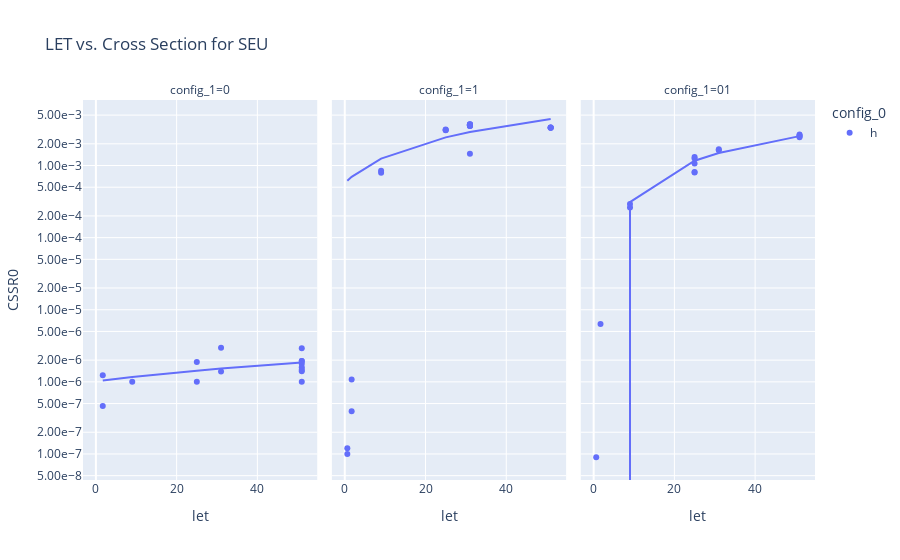

The notebook cell this image was saved under:
### Code cell
fig = px.scatter(seu_subset,
           x="let",
           y="CSSR0",
           color="config_0",
           title="LET vs. Cross Section for SEU",
           hover_data=["run", "config_1"], log_y=True,
           facet_col="config_1",
           trendline="ols"#, trendline_options=dict(log_y=True)
    )
    
fig.update_layout(yaxis_tickformat=".2e")
# show weibull fit on plot
fig.show()

### Figure 1 — Plotly figure (JSON) as saved in the notebook; plotly's stock layout.template omitted (floating-point values rounded to 4 significant figures)
{"data": [{"customdata": [[0, "0"], [24, "0"], [26, "0"], [30, "0"], [31, "0"], [50, "0"], [52, "0"], [53, "0"], [55, "0"], [56, "0"], [58, "0"], [59, "0"], [72, "0"], [73, "0"], [74, "0"]], "hovertemplate": "config_0=h<br>config_1=%{customdata[1]}<br>let=%{x}<br>CSSR0=%{y}<br>run=%{customdata[0]}<extra></extra>", "legendgroup": "h", "marker": {"color": "#636efa", "symbol": "circle"}, "mode": "markers", "name": "h", "orientation": "v", "showlegend": true, "type": "scatter", "x": [25, 9, 25, 31, 31, 51, 51, 51, 51, 51, 51, 51, 51, 1.7, 1.7], "xaxis": "x", "y": [1.887e-06, 1e-06, 1e-06, 2.97e-06, 1.386e-06, 1.4e-06, 1.786e-06, 1.587e-06, 2.927e-06, 1.471e-06, 1.951e-06, 1.951e-06, 1e-06, 4.63e-07, 1.23e-06], "yaxis": "y"}, {"hovertemplate": "<b>OLS trendline</b><br>CSSR0 = 1.63733e-08 * let + 1.01946e-06<br>R<sup>2</sup>=0.209560<br><br>config_0=h<br>config_1=0<br>let=%{x}<br>CSSR0=%{y} <b>(trend)</b><extra></extra>", "legendgroup": "h", "marker": {"color": "#636efa", "symbol": "circle"}, "mode": "lines", "name": "h", "showlegend": false, "type": "scatter", "x": [1.7, 1.7, 9, 25, 25, 31, 31, 51, 51, 51, 51, 51, 51, 51, 51], "xaxis": "x", "y": [1.047e-06, 1.047e-06, 1.167e-06, 1.429e-06, 1.429e-06, 1.527e-06, 1.527e-06, 1.854e-06, 1.854e-06, 1.854e-06, 1.854e-06, 1.854e-06, 1.854e-06, 1.854e-06, 1.854e-06], "yaxis": "y"}, {"customdata": [[2, "1"], [6, "1"], [23, "1"], [25, "1"], [28, "1"], [32, "1"], [33, "1"], [34, "1"], [35, "1"], [36, "1"], [37, "1"], [38, "1"], [39, "1"], [40, "1"], [41, "1"], [42, "1"], [60, "1"], [61, "1"], [62, "1"], [63, "1"], [75, "1"], [76, "1"], [80, "1"], [81, "1"]], "hovertemplate": "config_0=h<br>config_1=%{customdata[1]}<br>let=%{x}<br>CSSR0=%{y}<br>run=%{customdata[0]}<extra></extra>", "legendgroup": "h", "marker": {"color": "#636efa", "symbol": "circle"}, "mode": "markers", "name": "h", "orientation": "v", "showlegend": false, "type": "scatter", "x": [25, 25, 9, 9, 25, 31, 31, 31, 31, 31, 31, 31, 31, 31, 31, 31, 51, 51, 51, 51, 1.7, 1.7, 0.63, 0.63], "xaxis": "x2", "y": [0.003093, 0.003097, 0.000795, 0.000846, 0.003165, 0.001459, 0.0036, 0.003725, 0.003676, 0.003665, 0.003585, 0.003529, 0.003642, 0.003624, 0.003523, 0.003722, 0.003354, 0.003361, 0.00334, 0.003356, 1.08e-06, 3.922e-07, 1e-07, 1.2e-07], "yaxis": "y2"}, {"hovertemplate": "<b>OLS trendline</b><br>CSSR0 = 7.54604e-05 * let + 0.000569308<br>R<sup>2</sup>=0.683810<br><br>config_0=h<br>config_1=1<br>let=%{x}<br>CSSR0=%{y} <b>(trend)</b><extra></extra>", "legendgroup": "h", "marker": {"color": "#636efa", "symbol": "circle"}, "mode": "lines", "name": "h", "showlegend": false, "type": "scatter", "x": [0.63, 0.63, 1.7, 1.7, 9, 9, 25, 25, 25, 31, 31, 31, 31, 31, 31, 31, 31, 31, 31, 31, 51, 51, 51, 51], "xaxis": "x2", "y": [0.0006168, 0.0006168, 0.0006976, 0.0006976, 0.001248, 0.001248, 0.002456, 0.002456, 0.002456, 0.002909, 0.002909, 0.002909, 0.002909, 0.002909, 0.002909, 0.002909, 0.002909, 0.002909, 0.002909, 0.002909, 0.004418, 0.004418, 0.004418, 0.004418], "yaxis": "y2"}, {"customdata": [[8, "01"], [10, "01"], [12, "01"], [14, "01"], [16, "01"], [21, "01"], [29, "01"], [43, "01"], [44, "01"], [64, "01"], [65, "01"], [66, "01"], [67, "01"], [77, "01"], [82, "01"]], "hovertemplate": "config_0=h<br>config_1=%{customdata[1]}<br>let=%{x}<br>CSSR0=%{y}<br>run=%{customdata[0]}<extra></extra>", "legendgroup": "h", "marker": {"color": "#636efa", "symbol": "circle"}, "mode": "markers", "name": "h", "orientation": "v", "showlegend": false, "type": "scatter", "x": [25, 25, 25, 25, 9, 9, 25, 31, 31, 51, 51, 51, 51, 1.7, 0.63], "xaxis": "x3", "y": [0.001255, 0.001067, 0.0008139, 0.0007987, 0.0002622, 0.000293, 0.001315, 0.001688, 0.00163, 0.002692, 0.002586, 0.002461, 0.002571, 6.322e-06, 9e-08], "yaxis": "y3"}, {"hovertemplate": "<b>OLS trendline</b><br>CSSR0 = 5.34653e-05 * let + -0.000170136<br>R<sup>2</sup>=0.967424<br><br>config_0=h<br>config_1=01<br>let=%{x}<br>CSSR0=%{y} <b>(trend)</b><extra></extra>", "legendgroup": "h", "marker": {"color": "#636efa", "symbol": "circle"}, "mode": "lines", "name": "h", "showlegend": false, "type": "scatter", "x": [0.63, 1.7, 9, 9, 25, 25, 25, 25, 25, 31, 31, 51, 51, 51, 51], "xaxis": "x3", "y": [-0.0001365, -7.925e-05, 0.0003111, 0.0003111, 0.001166, 0.001166, 0.001166, 0.001166, 0.001166, 0.001487, 0.001487, 0.002557, 0.002557, 0.002557, 0.002557], "yaxis": "y3"}], "layout": {"annotations": [{"font": {}, "showarrow": false, "text": "config_1=0", "x": 0.16, "xanchor": "center", "xref": "paper", "y": 1, "yanchor": "bottom", "yref": "paper"}, {"font": {}, "showarrow": false, "text": "config_1=1", "x": 0.5, "xanchor": "center", "xref": "paper", "y": 1, "yanchor": "bottom", "yref": "paper"}, {"font": {}, "showarrow": false, "text": "config_1=01", "x": 0.84, "xanchor": "center", "xref": "paper", "y": 1, "yanchor": "bottom", "yref": "paper"}], "legend": {"title": {"text": "config_0"}, "tracegroupgap": 0}, "title": {"text": "LET vs. Cross Section for SEU"}, "xaxis": {"anchor": "y", "domain": [0, 0.32], "title": {"text": "let"}}, "xaxis2": {"anchor": "y2", "domain": [0.34, 0.66], "matches": "x", "title": {"text": "let"}}, "xaxis3": {"anchor": "y3", "domain": [0.68, 1.0], "matches": "x", "title": {"text": "let"}}, "yaxis": {"anchor": "x", "domain": [0, 1], "tickformat": ".2e", "title": {"text": "CSSR0"}, "type": "log"}, "yaxis2": {"anchor": "x2", "domain": [0, 1], "matches": "y", "showticklabels": false, "type": "log"}, "yaxis3": {"anchor": "x3", "domain": [0, 1], "matches": "y", "showticklabels": false, "type": "log"}}}
